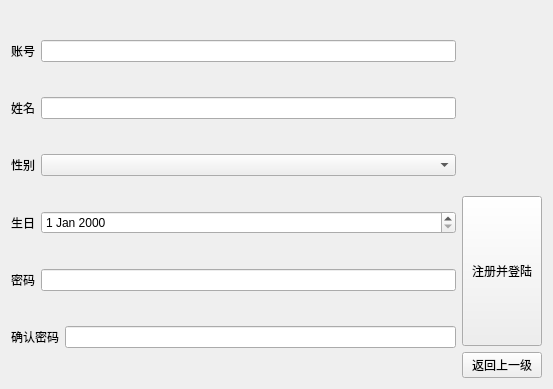
<?xml version="1.0" encoding="UTF-8"?>
<ui version="4.0">
 <class>usersignup</class>
 <widget class="QWidget" name="usersignup">
  <property name="geometry">
   <rect>
    <x>0</x>
    <y>0</y>
    <width>553</width>
    <height>389</height>
   </rect>
  </property>
  <property name="windowTitle">
   <string>用户注册</string>
  </property>
  <layout class="QHBoxLayout" name="horizontalLayout_7">
   <item>
    <layout class="QVBoxLayout" name="verticalLayout">
     <item>
      <layout class="QHBoxLayout" name="horizontalLayout">
       <item>
        <widget class="QLabel" name="label">
         <property name="text">
          <string>账号</string>
         </property>
        </widget>
       </item>
       <item>
        <widget class="QLineEdit" name="lineEdit"/>
       </item>
      </layout>
     </item>
     <item>
      <layout class="QHBoxLayout" name="horizontalLayout_6">
       <item>
        <widget class="QLabel" name="label_6">
         <property name="text">
          <string>姓名</string>
         </property>
        </widget>
       </item>
       <item>
        <widget class="QLineEdit" name="lineEdit_2"/>
       </item>
      </layout>
     </item>
     <item>
      <layout class="QHBoxLayout" name="horizontalLayout_2">
       <item>
        <widget class="QLabel" name="label_2">
         <property name="text">
          <string>性别</string>
         </property>
        </widget>
       </item>
       <item>
        <widget class="QComboBox" name="comboBox">
         <property name="sizePolicy">
          <sizepolicy hsizetype="Expanding" vsizetype="Fixed">
           <horstretch>0</horstretch>
           <verstretch>0</verstretch>
          </sizepolicy>
         </property>
        </widget>
       </item>
      </layout>
     </item>
     <item>
      <layout class="QHBoxLayout" name="horizontalLayout_3">
       <item>
        <widget class="QLabel" name="label_3">
         <property name="text">
          <string>生日</string>
         </property>
        </widget>
       </item>
       <item>
        <widget class="QDateEdit" name="dateEdit">
         <property name="sizePolicy">
          <sizepolicy hsizetype="Expanding" vsizetype="Fixed">
           <horstretch>0</horstretch>
           <verstretch>0</verstretch>
          </sizepolicy>
         </property>
        </widget>
       </item>
      </layout>
     </item>
     <item>
      <layout class="QHBoxLayout" name="horizontalLayout_4">
       <item>
        <widget class="QLabel" name="label_4">
         <property name="text">
          <string>密码</string>
         </property>
        </widget>
       </item>
       <item>
        <widget class="QLineEdit" name="lineEdit_3">
         <property name="echoMode">
          <enum>QLineEdit::Password</enum>
         </property>
        </widget>
       </item>
      </layout>
     </item>
     <item>
      <layout class="QHBoxLayout" name="horizontalLayout_5">
       <item>
        <widget class="QLabel" name="label_5">
         <property name="text">
          <string>确认密码</string>
         </property>
        </widget>
       </item>
       <item>
        <widget class="QLineEdit" name="lineEdit_4">
         <property name="echoMode">
          <enum>QLineEdit::Password</enum>
         </property>
        </widget>
       </item>
      </layout>
     </item>
    </layout>
   </item>
   <item>
    <layout class="QVBoxLayout" name="verticalLayout_2">
     <item>
      <spacer name="verticalSpacer">
       <property name="orientation">
        <enum>Qt::Vertical</enum>
       </property>
       <property name="sizeHint" stdset="0">
        <size>
         <width>20</width>
         <height>40</height>
        </size>
       </property>
      </spacer>
     </item>
     <item>
      <widget class="QPushButton" name="pushButton">
       <property name="minimumSize">
        <size>
         <width>0</width>
         <height>150</height>
        </size>
       </property>
       <property name="text">
        <string>注册并登陆</string>
       </property>
      </widget>
     </item>
     <item>
      <widget class="QPushButton" name="pushButton_2">
       <property name="text">
        <string>返回上一级</string>
       </property>
      </widget>
     </item>
    </layout>
   </item>
  </layout>
 </widget>
 <resources/>
 <connections/>
</ui>
